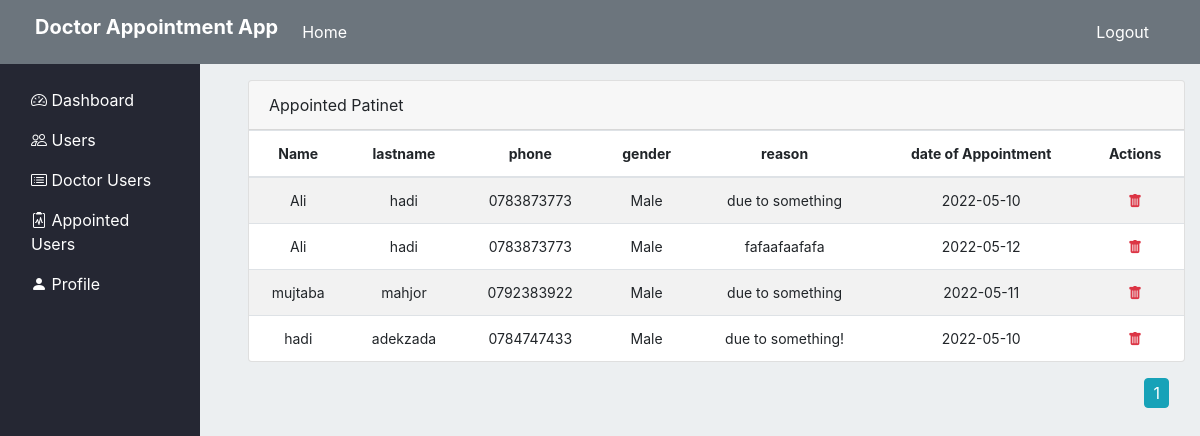
The page /admin/appointed/patient/list (signed in) on the database its author committed.
### appointment/models.py (models this page shows, shortened)
class Appointment(db.Model):
    __tablename__='Appointment'
    id = db.Column(db.Integer, primary_key=True)
    patient_id = db.Column(db.Integer, db.ForeignKey('user.id'))
    schedule_id = db.Column(db.Integer, db.ForeignKey('Schedule.id'))
    reason = db.Column(db.String(200))
    appointment_date = db.Column(db.Date(), default = datetime.now().date() )

class User(db.Model, UserMixin):
    id = db.Column(db.Integer, primary_key=True)
    username = db.Column(db.String(30), nullable=False, unique=True)
    name = db.Column(db.String(30), nullable=False)
    lastname = db.Column(db.String(30), nullable=False)
    email = db.Column(db.String(40), unique=True, nullable=False)
    address = db.Column(db.Text , nullable=False)
    phone = db.Column(db.String(20), unique=True, nullable=False)
    date_of_birth = db.Column(db.Date(), default = datetime.now().date())
    role = db.Column(db.Integer, nullable=False, default=3)
    gender = db.Column(db.Boolean, default=True, nullable=False)
    password = db.Column(db.String(60), nullable=False)
    doctorinfo = db.relationship('DoctorInfo', backref='User', cascade="all, delete", uselist=False, lazy=True)
    schedule = db.relationship('Schedule', backref='User', lazy=True)
    appointment = db.relationship('Appointment', backref='User', lazy=True)

### appointment/routes.py (the view)
@app.route("/admin/appointed/patient/list", methods=['GET'])
@login_required
@admin_required
def appointed_patient_list():
    return all_appointed_patient_list()

### appointment/models.py (called while the page is built)
@login_manager.user_loader
def load_user(user_id):
    return User.query.get(int(user_id))

### appointment/privilege.py (called while the page is built)
def admin_required(f):
    @wraps(f)
    def wrap(*args, **kwargs):
        if current_user and current_user.role == 1:
            return f(*args, **kwargs)
        flash("Ooops login or your privilege is not satisfied", "info")
        return redirect(url_for('home'))
    return wrap

### appointment/view.py (called while the page is built)
def all_appointed_patient_list():
    page = request.args.get('page', 1, type=int)
    all_appointed_patient = db.session.query(User.name, User.lastname, User.phone, User.gender,
                         Appointment.reason, Appointment.id, Appointment.appointment_date)\
                         .join(Appointment, User.id == Appointment.patient_id).paginate(page=page, per_page=7)
    return render_template('adminPanel/appointment_list.html', patients=all_appointed_patient)

### appointment/templates/adminPanel/appointment_list.html
{% extends "index.html" %}
{% block section %}
<div class="row">
    <div class="col-md-12">
        <div class="main-card mb-3 card">
            <div class="card-header">Appointed Patinet </div>
            <div class="table-responsive">
                <table class="align-middle mb-0 table table-borderless table-striped table-hover">
                    <thead>
                        <tr  class="app-normal-font">
                            <th class="text-center">Name</th>
                            <th class="text-center">lastname</th>
                            <th class="text-center">phone</th>
                            <th class="text-center">gender</th>
                            <th class="text-center">reason</th>
                            <th class="text-center">date of Appointment</th>
                            <th class="text-center">Actions</th>
                        </tr>
                    </thead>
                    <tbody>
                        {% for patient in patients.items %}
                            <tr class="app-normal-font p-0">
                                <td class="text-center">
                                    <div class="widget-content p-0">
                                        {{patient.name}}
                                    </div>
                                </td>
                                <td class="text-center">{{patient.lastname}}</td>
                                <td class="text-center">
                                    {{patient.phone}}
                                </td>
                                <td class="text-center">
                                    {% if patient.gender == True %}
                                        Male
                                    {% else %}
                                        Female
                                    {% endif %}
                                </td>
                                <td class="text-center">
                                    {{ patient.reason }}
                                </td>
                                <td class="text-center">
                                    {{ patient.appointment_date }}
                                </td>
                                <td class="text-center">
                                    <a href="{{url_for('delete_appointment', id=patient.id)}}" class="text-danger" onclick="alert('Are your Sure to delete')">
                                        <i class="bi bi-trash-fill"></i>
                                    </a>
                                </td>
                            </tr>
                        {% endfor %}
                    </tbody>
                </table>
            </div>
        </div>
        <div class="float-right mr-3">
            {% for page_num in patients.iter_pages(left_edge=1, right_edge=1, left_current=1, right_current=2) %}
                {% if page_num  %}
                    {% if patients.page == page_num  %}
                        <a class="btn btn-info nb-4" style="padding:2px 8px;" href="{{ url_for('appointed_patient_list', page=page_num)}}">{{page_num}}</a>
                    {% else %}
                        <a class="btn btn-outline-info nb-4" style="padding:2px 8px;" href="{{ url_for('appointed_patient_list', page=page_num)}}">{{page_num}}</a>
                    {% endif %}
                {% else %}
                    ...
                {% endif %}
            {% endfor %}
        </div>
    </div>
</div>
{% endblock %}

### appointment/static/style.css (style rules this page uses)
.p-0 { padding: 0 !important; }
.body-bg { background-color: #eceff1; }
.app-normal-font { font-size: 14px; }

### rows shown on the page
Appointment: name "Ali", lastname "hadi", phone "0783873773", reason "due to something", appointment_date "2022-05-10"
Appointment: name "Ali", lastname "hadi", phone "0783873773", reason "fafaafaafafa", appointment_date "2022-05-12"
Appointment: name "mujtaba", lastname "mahjor", phone "0792383922", reason "due to something", appointment_date "2022-05-11"
Appointment: name "hadi", lastname "adekzada", phone "0784747433", reason "due to something!", appointment_date "2022-05-10"

### other values the page prints
{{ page_num }} "1"
